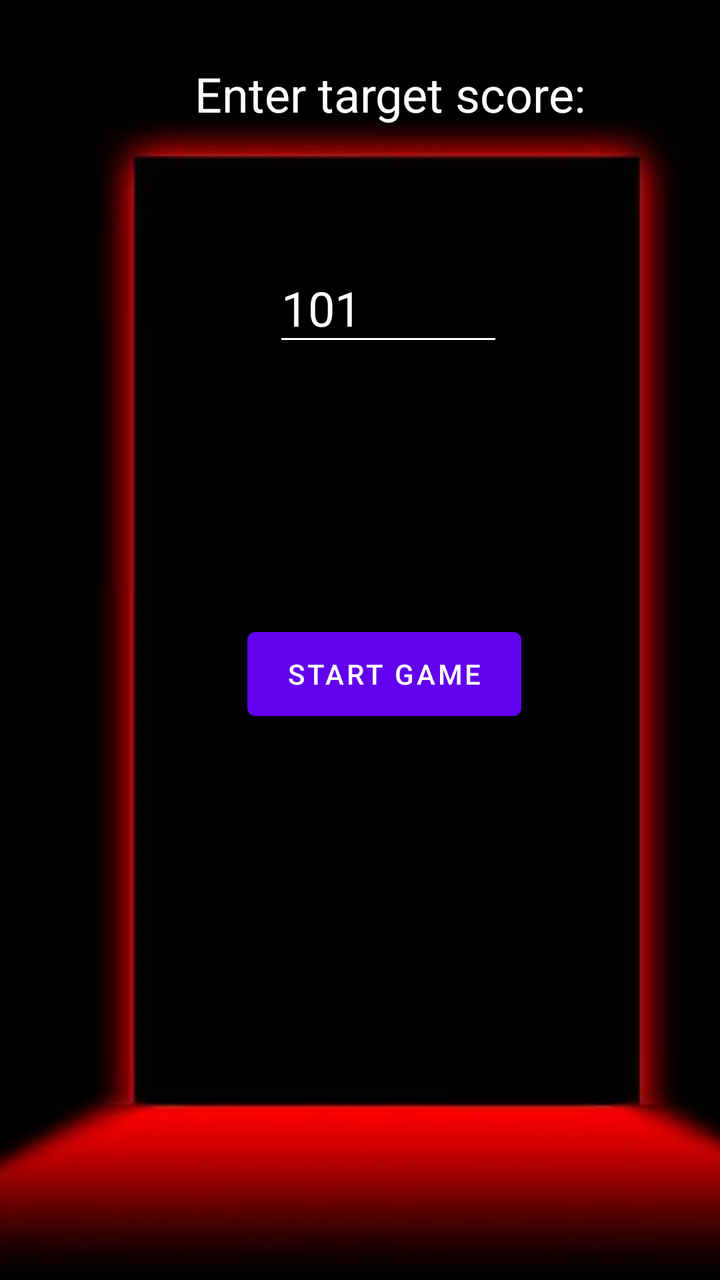
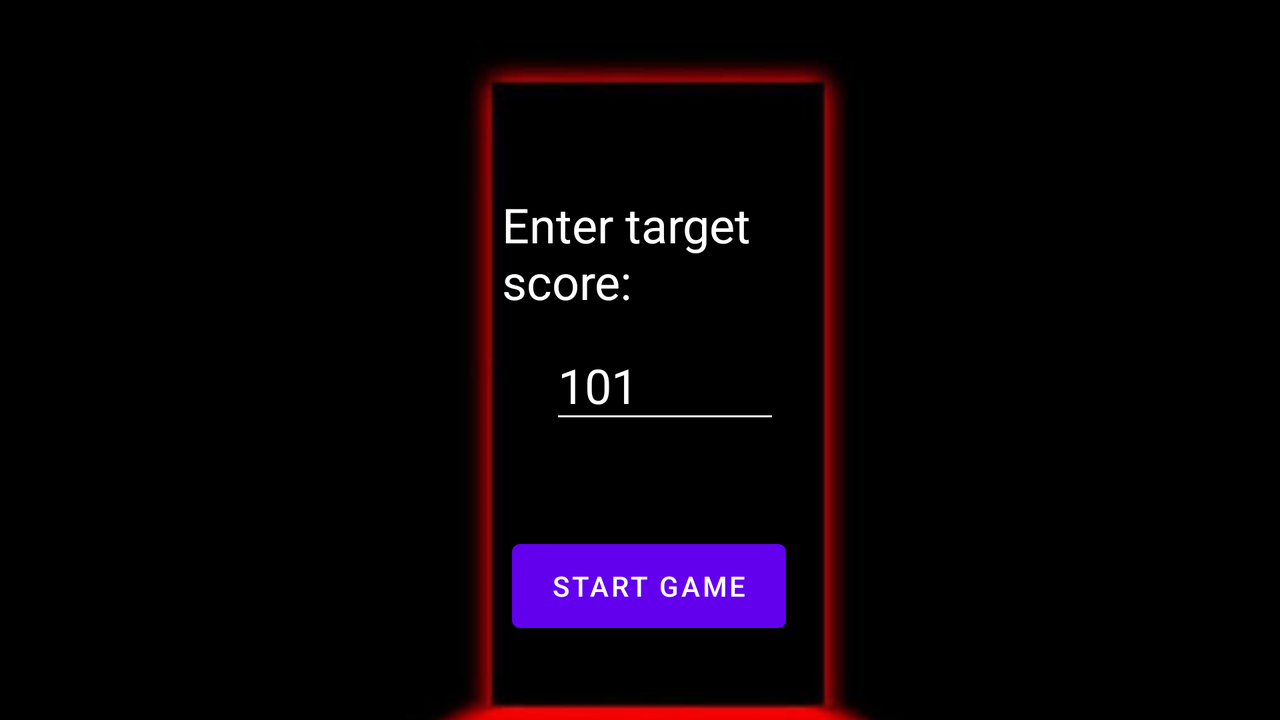

Compare how this app lays out the same screen by default and in its alternative resource folder. The renders come first, then the two layout files and the values they reference.
<!-- AndroidManifest.xml: application theme Theme.DiceRollerGame -->
<!-- res/layout/activity_target_score.xml -->
<?xml version="1.0" encoding="utf-8"?>
<androidx.constraintlayout.widget.ConstraintLayout xmlns:android="http://schemas.android.com/apk/res/android"
    xmlns:app="http://schemas.android.com/apk/res-auto"
    xmlns:tools="http://schemas.android.com/tools"
    android:layout_width="match_parent"
    android:layout_height="match_parent"
    tools:context=".TargetScoreActivity">

    <ImageView
        android:id="@+id/imageView4"
        android:layout_width="531dp"
        android:layout_height="1030dp"
        app:layout_constraintBottom_toBottomOf="parent"
        app:layout_constraintEnd_toEndOf="parent"
        app:layout_constraintStart_toStartOf="parent"
        app:layout_constraintTop_toTopOf="parent"
        app:layout_constraintVertical_bias="0.381"
        app:srcCompat="@drawable/spacedoor" />

    <EditText
        android:id="@+id/targetScoreEditText"
        android:layout_width="115dp"
        android:layout_height="51dp"
        android:layout_marginStart="162dp"
        android:layout_marginEnd="134dp"
        android:layout_marginBottom="132dp"
        android:backgroundTint="@android:color/white"
        android:inputType="number"
        android:text="101"
        android:textColor="@color/white"
        android:textSize="24sp"
        app:layout_constraintBottom_toTopOf="@+id/startGameButton"
        app:layout_constraintEnd_toEndOf="parent"
        app:layout_constraintStart_toStartOf="parent" />

    <Button
        android:id="@+id/startGameButton"
        android:layout_width="137dp"
        android:layout_height="54dp"
        android:layout_marginStart="149dp"
        android:layout_marginEnd="125dp"
        android:layout_marginBottom="276dp"
        android:text="Start Game"
        app:layout_constraintBottom_toBottomOf="parent"
        app:layout_constraintEnd_toEndOf="parent"
        app:layout_constraintStart_toStartOf="parent" />

    <TextView
        android:id="@+id/textView3"
        android:layout_width="wrap_content"
        android:layout_height="wrap_content"
        android:layout_marginStart="30dp"
        android:layout_marginBottom="64dp"
        android:text="Enter target score:"
        android:textColor="@color/white"
        android:textSize="24sp"
        app:layout_constraintBottom_toTopOf="@+id/targetScoreEditText"
        app:layout_constraintEnd_toEndOf="parent"
        app:layout_constraintStart_toStartOf="parent" />

</androidx.constraintlayout.widget.ConstraintLayout>
<!-- resources referenced by this layout -->
<resources>
  <!-- drawable spacedoor: jpg bitmap (drawable, 10522 bytes) -->
  <style name="Theme.DiceRollerGame" parent="Theme.MaterialComponents.DayNight.NoActionBar">
          
          <item name="colorPrimary">@color/purple_500</item>
          <item name="colorPrimaryVariant">@color/purple_700</item>
          <item name="colorOnPrimary">@color/white</item>
          
          <item name="colorSecondary">@color/teal_200</item>
          <item name="colorSecondaryVariant">@color/teal_700</item>
          <item name="colorOnSecondary">@color/black</item>
          
          <item name="android:statusBarColor">?attr/colorPrimaryVariant</item>
          
      </style>
</resources>
<!-- res/layout-land/activity_target_score.xml (the repository's variant of the layout above) -->
<!-- drawn on the phone turned sideways -->
<?xml version="1.0" encoding="utf-8"?>
<androidx.constraintlayout.widget.ConstraintLayout xmlns:android="http://schemas.android.com/apk/res/android"
    xmlns:app="http://schemas.android.com/apk/res-auto"
    xmlns:tools="http://schemas.android.com/tools"
    android:layout_width="match_parent"
    android:layout_height="match_parent"

    tools:context=".TargetScoreActivity">

    <ImageView
        android:id="@+id/imageView3"
        android:layout_width="1075dp"
        android:layout_height="620dp"
        app:layout_constraintBottom_toBottomOf="parent"
        app:layout_constraintEnd_toEndOf="parent"
        app:layout_constraintStart_toStartOf="parent"
        app:layout_constraintTop_toTopOf="parent"
        app:layout_constraintVertical_bias="0.306"
        app:srcCompat="@drawable/space_land" />

    <EditText
        android:id="@+id/targetScoreEditText"
        android:layout_width="115dp"
        android:layout_height="51dp"
        android:layout_marginStart="162dp"
        android:layout_marginTop="95dp"
        android:layout_marginEnd="134dp"
        android:layout_marginBottom="75dp"
        android:backgroundTint="@android:color/white"
        android:inputType="number"
        android:text="101"
        android:textColor="@color/white"
        android:textSize="24sp"
        app:layout_constraintBottom_toTopOf="@+id/startGameButton"
        app:layout_constraintEnd_toEndOf="parent"
        app:layout_constraintHorizontal_bias="0.493"
        app:layout_constraintStart_toStartOf="parent"
        app:layout_constraintTop_toTopOf="@+id/textView3" />

    <Button
        android:id="@+id/startGameButton"
        android:layout_width="137dp"
        android:layout_height="54dp"
        android:layout_marginEnd="10dp"
        android:layout_marginBottom="40dp"
        android:text="Start Game"
        app:layout_constraintBottom_toBottomOf="parent"
        app:layout_constraintEnd_toEndOf="parent"
        app:layout_constraintHorizontal_bias="0.519"
        app:layout_constraintStart_toStartOf="parent" />

    <TextView
        android:id="@+id/textView3"
        android:layout_width="161dp"
        android:layout_height="57dp"
        android:layout_marginStart="30dp"
        android:layout_marginTop="96dp"
        android:text="Enter target score:"
        android:textColor="@color/white"
        android:textSize="24sp"
        app:layout_constraintEnd_toEndOf="parent"
        app:layout_constraintHorizontal_bias="0.492"
        app:layout_constraintStart_toStartOf="parent"
        app:layout_constraintTop_toTopOf="parent" />

</androidx.constraintlayout.widget.ConstraintLayout>
<!-- resources referenced by the variant -->
<!-- as the phone turned sideways resolves them -->
<resources>
  <!-- drawable space_land: jpg bitmap (drawable, 17170 bytes) -->
  <style name="Theme.DiceRollerGame" parent="Theme.MaterialComponents.DayNight.NoActionBar">
          
          <item name="colorPrimary">@color/purple_500</item>
          <item name="colorPrimaryVariant">@color/purple_700</item>
          <item name="colorOnPrimary">@color/white</item>
          
          <item name="colorSecondary">@color/teal_200</item>
          <item name="colorSecondaryVariant">@color/teal_700</item>
          <item name="colorOnSecondary">@color/black</item>
          
          <item name="android:statusBarColor">?attr/colorPrimaryVariant</item>
          
      </style>
</resources>
